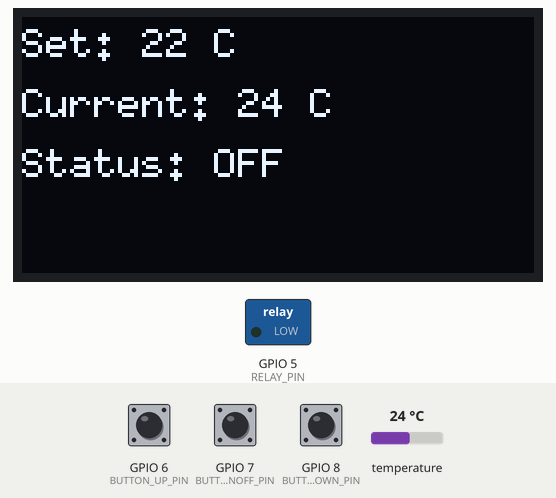
Simulated run of this program. Board: ESP8266 (Wemos D1 mini). Parts: 128×64 one-colour display, switched loads named in the program (green lamp = pin HIGH). The test bench sets the inputs (shaded band); at power-on: GPIO 7 (BUTTON_ONOFF_PIN) HIGH, temperature 24 °C, GPIO 6 (BUTTON_UP_PIN) HIGH, GPIO 8 (BUTTON_DOWN_PIN) HIGH. WiFi joins after 1.5 s; servers stay silent unless stated; random numbers use the default seed unless the program sets one; EEPROM starts erased; no MQTT or app messages arrive unless stated; what the program prints to the serial monitor is not drawn.

Above: at 2.9 s.
3.0 s: GPIO 7 (BUTTON_ONOFF_PIN) pulled LOW for 3.2 s
At 6.0 s:
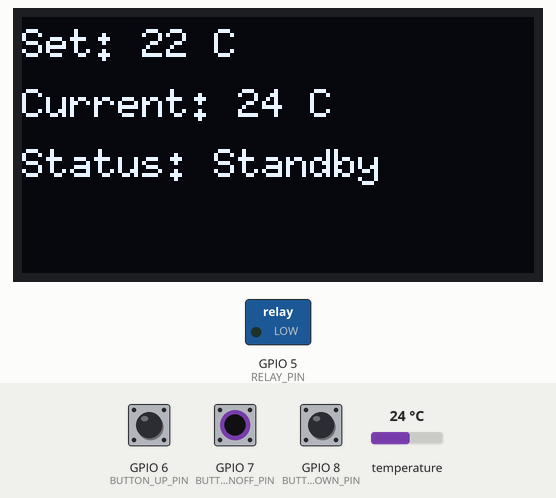
7.7 s: temperature set to 20.1 °C
At 9.3 s:
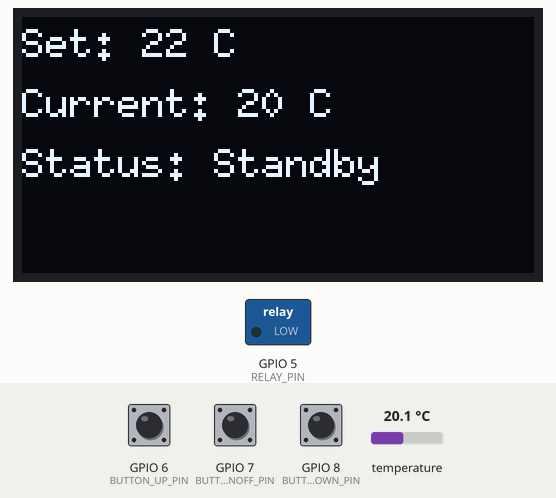
10.0 s: temperature set to 18.8 °C
At 11.4 s:
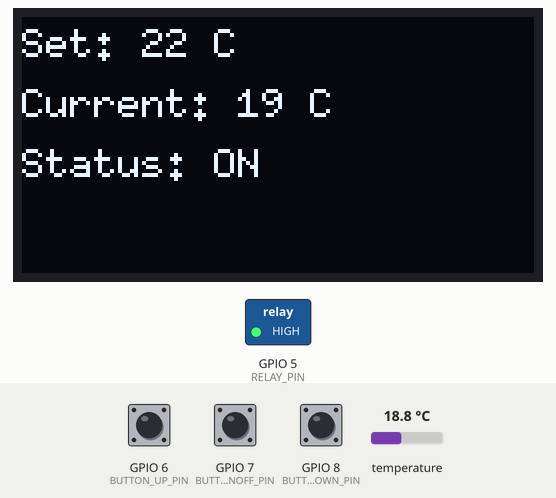
11.7 s: GPIO 6 (BUTTON_UP_PIN) pulled LOW for 3.2 s
16.4 s: GPIO 7 (BUTTON_ONOFF_PIN) pulled LOW for 1 s
At 19.0 s:
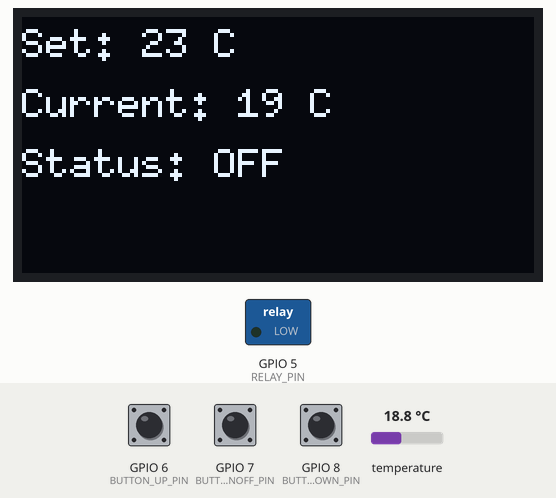
19.6 s: GPIO 8 (BUTTON_DOWN_PIN) pulled LOW for 3.2 s
Timing chart, 0 to 22.6 s (numbered marks = the images above; inputs shaded):
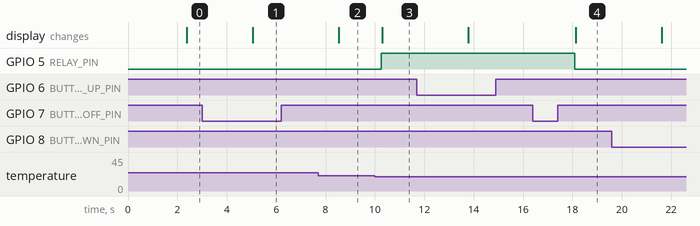

Measured:
- the behaviour switches between 19.5 and 19.4 °C on temperature (found by bisection; images 2 and 3)
- after the input at 3.0 s, the display: changes after 2.0 s (image 1)
- after the input at 7.7 s, the display: changes after 0.83 s (image 2)
- after the input at 10.0 s, GPIO 5 (RELAY_PIN): LOW → HIGH after 0.26 s; the display: changes after 0.29 s (image 3)
- after the input at 16.4 s, GPIO 5 (RELAY_PIN): HIGH → LOW after 1.7 s; the display: changes after 1.7 s (image 4)

The program:

main.cpp
```cpp
// Description: Main program for temperature control system

// ===== Includes =====
#include <Arduino.h>
#include <OneWire.h>
#include <DallasTemperature.h>
#include <U8g2lib.h>
#include <Wire.h>
#include <Bounce2.h>
#include <EEPROM.h>
#include <ESP8266WiFi.h>
#include <PubSubClient.h>

// EEPROM addresses
#define EEPROM_SET_TEMP 0
#define EEPROM_SOFT_ON 1
#define EEPROM_SIZE 2

// ===== Pin Definitions =====
#define DALLAS_PIN 4
#define BUTTON_UP_PIN 6
#define BUTTON_ONOFF_PIN 7
#define BUTTON_DOWN_PIN 8
#define RELAY_PIN 5  // Assuming we use D1 (GPIO5) for the relay

// ===== OLED Display Settings =====
U8G2_SSD1306_128X64_NONAME_F_HW_I2C display(U8G2_R0, U8X8_PIN_NONE);

// ===== Temperature Sensor Setup =====
OneWire oneWire(DALLAS_PIN);
DallasTemperature sensors(&oneWire);

// ===== Button Debounce Objects =====
Bounce buttonUp = Bounce();
Bounce buttonOnOff = Bounce();
Bounce buttonDown = Bounce();

// ===== Global Variables =====
int setTemperature = 22;
int currentTemperature = 0;
bool heaterOn = false;
bool softOn = true;
bool displayNeedsUpdate = true;

// ===== WiFi and MQTT Settings =====
const char* ssid = "YOUR_WIFI_SSID";
const char* password = "YOUR_WIFI_PASSWORD";
const char* mqtt_server = "YOUR_MQTT_BROKER_IP";
const int mqtt_port = 1883;
const char* mqtt_user = "YOUR_MQTT_USERNAME";
const char* mqtt_password = "YOUR_MQTT_PASSWORD";

WiFiClient espClient;
PubSubClient client(espClient);
unsigned long lastMsg = 0;
#define MSG_BUFFER_SIZE (50)
char msg[MSG_BUFFER_SIZE];

// ===== EEPROM Functions =====
void saveSettings() {
  EEPROM.write(EEPROM_SET_TEMP, setTemperature);
  EEPROM.write(EEPROM_SOFT_ON, softOn ? 1 : 0);
  EEPROM.commit();
}

void loadSettings() {
  setTemperature = EEPROM.read(EEPROM_SET_TEMP);
  softOn = EEPROM.read(EEPROM_SOFT_ON) == 1;

  // Validate loaded values
  if (setTemperature < 0 || setTemperature > 40) {
    setTemperature = 22;  // Default value if invalid
  }
}

// ===== MQTT Functions =====
void setup_wifi() {
  delay(10);
  Serial.println();
  Serial.print("Connecting to ");
  Serial.println(ssid);

  WiFi.mode(WIFI_STA);
  WiFi.begin(ssid, password);

  while (WiFi.status() != WL_CONNECTED) {
    delay(500);
    Serial.print(".");
  }

  Serial.println("");
  Serial.println("WiFi connected");
  Serial.println("IP address: ");
  Serial.println(WiFi.localIP());
}

void reconnect() {
  while (!client.connected()) {
    Serial.print("Attempting MQTT connection...");
    String clientId = "ESP8266Client-";
    clientId += String(random(0xffff), HEX);
    if (client.connect(clientId.c_str(), mqtt_user, mqtt_password)) {
      Serial.println("connected");
    } else {
      Serial.print("failed, rc=");
      Serial.print(client.state());
      Serial.println(" try again in 5 seconds");
      delay(5000);
    }
  }
}

void publishMQTTData() {
  if (!client.connected()) {
    reconnect();
  }
  client.loop();

  unsigned long now = millis();
  if (now - lastMsg > 5000) {
    lastMsg = now;

    // Publish on/off status
    snprintf(msg, MSG_BUFFER_SIZE, "%s", softOn ? "ON" : "OFF");
    client.publish("tempcontrol/status", msg);

    // Publish set temperature
    snprintf(msg, MSG_BUFFER_SIZE, "%d", setTemperature);
    client.publish("tempcontrol/settemp", msg);

    // Publish current temperature
    snprintf(msg, MSG_BUFFER_SIZE, "%d", currentTemperature);
    client.publish("tempcontrol/currenttemp", msg);
  }
}

// ===== Setup Function =====
void setup() {
  // Initialize serial communication
  Serial.begin(115200);

  // Initialize EEPROM
  EEPROM.begin(EEPROM_SIZE);
  loadSettings();

  // Initialize pins
  pinMode(RELAY_PIN, OUTPUT);
  digitalWrite(RELAY_PIN, LOW);

  // Initialize buttons with debounce
  buttonUp.attach(BUTTON_UP_PIN, INPUT_PULLUP);
  buttonOnOff.attach(BUTTON_ONOFF_PIN, INPUT_PULLUP);
  buttonDown.attach(BUTTON_DOWN_PIN, INPUT_PULLUP);
  buttonUp.interval(50);
  buttonOnOff.interval(50);
  buttonDown.interval(50);

  // Initialize temperature sensor
  sensors.begin();

  // Initialize OLED display
  display.begin();
  display.setFont(u8g2_font_6x10_tf);
  display.setDrawColor(1);
  display.clearBuffer();
  display.drawStr(0, 10, "Initializing...");
  display.sendBuffer();

  // Setup WiFi
  setup_wifi();

  // Setup MQTT
  client.setServer(mqtt_server, mqtt_port);

  Serial.println("Setup complete");
}

// ===== Main Loop Function =====
void loop() {
  // Update button states
  buttonUp.update();
  buttonOnOff.update();
  buttonDown.update();

  // Handle button presses
  if (buttonUp.fell()) {
    setTemperature += 1;
    displayNeedsUpdate = true;
    saveSettings();
  }
  if (buttonDown.fell()) {
    setTemperature -= 1;
    displayNeedsUpdate = true;
    saveSettings();
  }
  if (buttonOnOff.fell()) {
    softOn = !softOn;
    displayNeedsUpdate = true;
    saveSettings();
  }

  // Read temperature
  sensors.requestTemperatures();
  int newTemperature = round(sensors.getTempCByIndex(0));
  if (newTemperature != currentTemperature) {
    currentTemperature = newTemperature;
    displayNeedsUpdate = true;
  }

  // Control logic
  bool newHeaterState = false;
  if (softOn) {
    if (currentTemperature < setTemperature - 2) {
      newHeaterState = true;
    } else if (currentTemperature > setTemperature + 1) {
      newHeaterState = false;
    } else {
      newHeaterState = heaterOn;  // Keep previous state
    }
  }

  if (newHeaterState != heaterOn) {
    heaterOn = newHeaterState;
    digitalWrite(RELAY_PIN, heaterOn ? HIGH : LOW);
    displayNeedsUpdate = true;
    saveSettings();
  }

  // Update display if needed
  if (displayNeedsUpdate) {
    display.clearBuffer();
    display.drawStr(0, 10, ("Set: " + String(setTemperature) + " C").c_str());
    display.drawStr(0, 25, ("Current: " + String(currentTemperature) + " C").c_str());
    display.drawStr(0, 40, ("Status: " + String(softOn ? (heaterOn ? "ON" : "Standby") : "OFF")).c_str());
    display.sendBuffer();
    displayNeedsUpdate = false;
  }

  // Publish MQTT data
  publishMQTTData();

  delay(100);  // Small delay to prevent excessive looping
}
```
